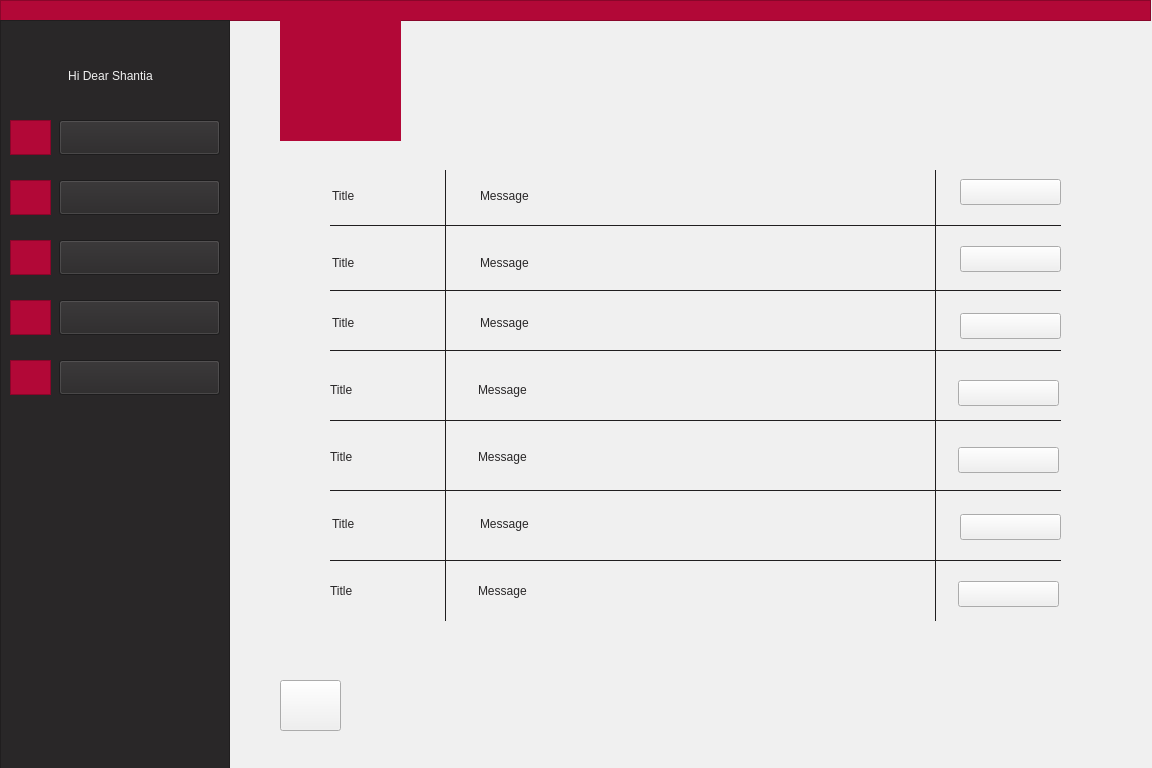
<?xml version="1.0" encoding="UTF-8"?>
<ui version="4.0">
 <class>adminMessages</class>
 <widget class="QWidget" name="adminMessages">
  <property name="geometry">
   <rect>
    <x>0</x>
    <y>0</y>
    <width>1152</width>
    <height>768</height>
   </rect>
  </property>
  <property name="minimumSize">
   <size>
    <width>1152</width>
    <height>768</height>
   </size>
  </property>
  <property name="windowTitle">
   <string>Form</string>
  </property>
  <property name="styleSheet">
   <string notr="true">background-color: rgb(240, 240, 240);</string>
  </property>
  <widget class="QLabel" name="label_9">
   <property name="geometry">
    <rect>
     <x>285</x>
     <y>20</y>
     <width>111</width>
     <height>111</height>
    </rect>
   </property>
   <property name="styleSheet">
    <string notr="true">background-color: rgb(178, 8, 55);</string>
   </property>
   <property name="text">
    <string/>
   </property>
   <property name="pixmap">
    <pixmap resource="pictures.qrc">:/logo/filename.jpg</pixmap>
   </property>
   <property name="scaledContents">
    <bool>true</bool>
   </property>
  </widget>
  <widget class="QFrame" name="frame">
   <property name="geometry">
    <rect>
     <x>0</x>
     <y>0</y>
     <width>1151</width>
     <height>21</height>
    </rect>
   </property>
   <property name="styleSheet">
    <string notr="true">background-color: rgb(178, 8, 55);
border-color: rgb(178, 8, 55);</string>
   </property>
   <property name="frameShape">
    <enum>QFrame::StyledPanel</enum>
   </property>
   <property name="frameShadow">
    <enum>QFrame::Raised</enum>
   </property>
  </widget>
  <widget class="QLabel" name="label">
   <property name="geometry">
    <rect>
     <x>280</x>
     <y>20</y>
     <width>121</width>
     <height>121</height>
    </rect>
   </property>
   <property name="styleSheet">
    <string notr="true">background-color: rgb(178, 8, 55);
border-color: rgb(178, 8, 55);
</string>
   </property>
   <property name="text">
    <string/>
   </property>
   <property name="pixmap">
    <pixmap>:/AjaxLogo/filename.jpg</pixmap>
   </property>
   <property name="scaledContents">
    <bool>true</bool>
   </property>
   <property name="alignment">
    <set>Qt::AlignCenter</set>
   </property>
  </widget>
  <widget class="QFrame" name="frame_2">
   <property name="geometry">
    <rect>
     <x>0</x>
     <y>20</y>
     <width>230</width>
     <height>768</height>
    </rect>
   </property>
   <property name="styleSheet">
    <string notr="true">background-color: rgb(41, 39, 40);
border-color: rgb(41, 39, 40);</string>
   </property>
   <property name="frameShape">
    <enum>QFrame::StyledPanel</enum>
   </property>
   <property name="frameShadow">
    <enum>QFrame::Raised</enum>
   </property>
   <widget class="QPushButton" name="pushButton">
    <property name="geometry">
     <rect>
      <x>59</x>
      <y>100</y>
      <width>161</width>
      <height>35</height>
     </rect>
    </property>
    <property name="styleSheet">
     <string notr="true">font: 11pt &quot;Montserrat&quot;;
</string>
    </property>
    <property name="text">
     <string/>
    </property>
   </widget>
   <widget class="QPushButton" name="pushButton_2">
    <property name="geometry">
     <rect>
      <x>59</x>
      <y>160</y>
      <width>161</width>
      <height>35</height>
     </rect>
    </property>
    <property name="styleSheet">
     <string notr="true">font: 11pt &quot;Montserrat&quot;;
</string>
    </property>
    <property name="text">
     <string/>
    </property>
   </widget>
   <widget class="QPushButton" name="pushButton_3">
    <property name="geometry">
     <rect>
      <x>59</x>
      <y>220</y>
      <width>161</width>
      <height>35</height>
     </rect>
    </property>
    <property name="styleSheet">
     <string notr="true">font: 11pt &quot;Montserrat&quot;;
</string>
    </property>
    <property name="text">
     <string/>
    </property>
   </widget>
   <widget class="QPushButton" name="pushButton_4">
    <property name="geometry">
     <rect>
      <x>59</x>
      <y>280</y>
      <width>161</width>
      <height>35</height>
     </rect>
    </property>
    <property name="styleSheet">
     <string notr="true">font: 11pt &quot;Montserrat&quot;;
</string>
    </property>
    <property name="text">
     <string/>
    </property>
   </widget>
   <widget class="QFrame" name="frame_3">
    <property name="geometry">
     <rect>
      <x>10</x>
      <y>100</y>
      <width>41</width>
      <height>35</height>
     </rect>
    </property>
    <property name="styleSheet">
     <string notr="true">background-color: rgb(178, 8, 55);
border-color: rgb(178, 8, 55);</string>
    </property>
    <property name="frameShape">
     <enum>QFrame::StyledPanel</enum>
    </property>
    <property name="frameShadow">
     <enum>QFrame::Raised</enum>
    </property>
    <widget class="QLabel" name="label_6">
     <property name="geometry">
      <rect>
       <x>5</x>
       <y>1</y>
       <width>31</width>
       <height>31</height>
      </rect>
     </property>
     <property name="styleSheet">
      <string notr="true"/>
     </property>
     <property name="text">
      <string/>
     </property>
     <property name="pixmap">
      <pixmap resource="icon.qrc">:/icon/profile.png</pixmap>
     </property>
     <property name="scaledContents">
      <bool>true</bool>
     </property>
    </widget>
   </widget>
   <widget class="QFrame" name="frame_5">
    <property name="geometry">
     <rect>
      <x>10</x>
      <y>160</y>
      <width>41</width>
      <height>35</height>
     </rect>
    </property>
    <property name="cursor">
     <cursorShape>ArrowCursor</cursorShape>
    </property>
    <property name="styleSheet">
     <string notr="true">background-color: rgb(178, 8, 55);
border-color: rgb(178, 8, 55);</string>
    </property>
    <property name="frameShape">
     <enum>QFrame::StyledPanel</enum>
    </property>
    <property name="frameShadow">
     <enum>QFrame::Raised</enum>
    </property>
    <widget class="QLabel" name="label_10">
     <property name="geometry">
      <rect>
       <x>5</x>
       <y>2</y>
       <width>31</width>
       <height>31</height>
      </rect>
     </property>
     <property name="text">
      <string/>
     </property>
     <property name="pixmap">
      <pixmap resource="icon.qrc">:/icon/message.png</pixmap>
     </property>
     <property name="scaledContents">
      <bool>true</bool>
     </property>
    </widget>
   </widget>
   <widget class="QFrame" name="frame_6">
    <property name="geometry">
     <rect>
      <x>10</x>
      <y>220</y>
      <width>41</width>
      <height>35</height>
     </rect>
    </property>
    <property name="styleSheet">
     <string notr="true">background-color: rgb(178, 8, 55);
border-color: rgb(178, 8, 55);</string>
    </property>
    <property name="frameShape">
     <enum>QFrame::StyledPanel</enum>
    </property>
    <property name="frameShadow">
     <enum>QFrame::Raised</enum>
    </property>
    <widget class="QLabel" name="label_7">
     <property name="geometry">
      <rect>
       <x>5</x>
       <y>2</y>
       <width>31</width>
       <height>31</height>
      </rect>
     </property>
     <property name="text">
      <string/>
     </property>
     <property name="pixmap">
      <pixmap resource="icon.qrc">:/icon/add-user.png</pixmap>
     </property>
     <property name="scaledContents">
      <bool>true</bool>
     </property>
    </widget>
   </widget>
   <widget class="QFrame" name="frame_7">
    <property name="geometry">
     <rect>
      <x>10</x>
      <y>280</y>
      <width>41</width>
      <height>35</height>
     </rect>
    </property>
    <property name="styleSheet">
     <string notr="true">background-color: rgb(178, 8, 55);
border-color: rgb(178, 8, 55);</string>
    </property>
    <property name="frameShape">
     <enum>QFrame::StyledPanel</enum>
    </property>
    <property name="frameShadow">
     <enum>QFrame::Raised</enum>
    </property>
    <widget class="QLabel" name="label_11">
     <property name="geometry">
      <rect>
       <x>5</x>
       <y>2</y>
       <width>31</width>
       <height>31</height>
      </rect>
     </property>
     <property name="text">
      <string/>
     </property>
     <property name="pixmap">
      <pixmap resource="icon.qrc">:/icon/upload-mail.png</pixmap>
     </property>
     <property name="scaledContents">
      <bool>true</bool>
     </property>
    </widget>
   </widget>
   <widget class="QLabel" name="label_2">
    <property name="geometry">
     <rect>
      <x>20</x>
      <y>40</y>
      <width>181</width>
      <height>31</height>
     </rect>
    </property>
    <property name="styleSheet">
     <string notr="true">font: 11pt &quot;Montserrat&quot;;
color: rgb(240, 240, 240);</string>
    </property>
    <property name="text">
     <string>Hi Dear Shantia</string>
    </property>
    <property name="alignment">
     <set>Qt::AlignCenter</set>
    </property>
   </widget>
   <widget class="QLabel" name="label_3">
    <property name="geometry">
     <rect>
      <x>100</x>
      <y>100</y>
      <width>81</width>
      <height>30</height>
     </rect>
    </property>
    <property name="autoFillBackground">
     <bool>false</bool>
    </property>
    <property name="styleSheet">
     <string notr="true">font: 11pt &quot;Montserrat&quot;;
color: rgb(240, 240, 240);</string>
    </property>
    <property name="lineWidth">
     <number>0</number>
    </property>
    <property name="text">
     <string>Profile</string>
    </property>
    <property name="alignment">
     <set>Qt::AlignCenter</set>
    </property>
   </widget>
   <widget class="QLabel" name="label_4">
    <property name="geometry">
     <rect>
      <x>90</x>
      <y>160</y>
      <width>101</width>
      <height>30</height>
     </rect>
    </property>
    <property name="styleSheet">
     <string notr="true">font: 11pt &quot;Montserrat&quot;;
color: rgb(240, 240, 240);</string>
    </property>
    <property name="text">
     <string>Messges</string>
    </property>
    <property name="alignment">
     <set>Qt::AlignCenter</set>
    </property>
   </widget>
   <widget class="QLabel" name="label_5">
    <property name="geometry">
     <rect>
      <x>90</x>
      <y>220</y>
      <width>111</width>
      <height>30</height>
     </rect>
    </property>
    <property name="styleSheet">
     <string notr="true">font: 11pt &quot;Montserrat&quot;;
color: rgb(240, 240, 240);</string>
    </property>
    <property name="text">
     <string>Add People</string>
    </property>
    <property name="alignment">
     <set>Qt::AlignCenter</set>
    </property>
   </widget>
   <widget class="QLabel" name="label_8">
    <property name="geometry">
     <rect>
      <x>70</x>
      <y>280</y>
      <width>141</width>
      <height>30</height>
     </rect>
    </property>
    <property name="styleSheet">
     <string notr="true">font: 11pt &quot;Montserrat&quot;;
color: rgb(240, 240, 240);</string>
    </property>
    <property name="text">
     <string>Send Assertion</string>
    </property>
    <property name="alignment">
     <set>Qt::AlignCenter</set>
    </property>
   </widget>
   <widget class="QFrame" name="frame_15">
    <property name="geometry">
     <rect>
      <x>10</x>
      <y>340</y>
      <width>41</width>
      <height>35</height>
     </rect>
    </property>
    <property name="styleSheet">
     <string notr="true">background-color: rgb(178, 8, 55);
border-color: rgb(178, 8, 55);</string>
    </property>
    <property name="frameShape">
     <enum>QFrame::StyledPanel</enum>
    </property>
    <property name="frameShadow">
     <enum>QFrame::Raised</enum>
    </property>
    <widget class="QLabel" name="label_20">
     <property name="geometry">
      <rect>
       <x>5</x>
       <y>2</y>
       <width>31</width>
       <height>31</height>
      </rect>
     </property>
     <property name="text">
      <string/>
     </property>
     <property name="pixmap">
      <pixmap resource="classIcon.qrc">:/classIcon/icons8-class-50.png</pixmap>
     </property>
     <property name="scaledContents">
      <bool>true</bool>
     </property>
    </widget>
   </widget>
   <widget class="QPushButton" name="pushButton_7">
    <property name="geometry">
     <rect>
      <x>59</x>
      <y>340</y>
      <width>161</width>
      <height>35</height>
     </rect>
    </property>
    <property name="styleSheet">
     <string notr="true">font: 11pt &quot;Montserrat&quot;;
</string>
    </property>
    <property name="text">
     <string/>
    </property>
   </widget>
   <widget class="QLabel" name="label_21">
    <property name="geometry">
     <rect>
      <x>90</x>
      <y>350</y>
      <width>101</width>
      <height>20</height>
     </rect>
    </property>
    <property name="styleSheet">
     <string notr="true">font: 11pt &quot;Montserrat&quot;;
color: rgb(240, 240, 240);</string>
    </property>
    <property name="text">
     <string>Add CLass</string>
    </property>
   </widget>
   <zorder>frame_5</zorder>
   <zorder>frame_6</zorder>
   <zorder>frame_7</zorder>
   <zorder>label_2</zorder>
   <zorder>label_3</zorder>
   <zorder>label_4</zorder>
   <zorder>label_5</zorder>
   <zorder>label_8</zorder>
   <zorder>frame_3</zorder>
   <zorder>pushButton</zorder>
   <zorder>pushButton_2</zorder>
   <zorder>pushButton_3</zorder>
   <zorder>pushButton_4</zorder>
   <zorder>frame_15</zorder>
   <zorder>label_21</zorder>
   <zorder>pushButton_7</zorder>
  </widget>
  <widget class="QLabel" name="msgtitle1">
   <property name="geometry">
    <rect>
     <x>332</x>
     <y>186</y>
     <width>81</width>
     <height>20</height>
    </rect>
   </property>
   <property name="styleSheet">
    <string notr="true">font: 9pt &quot;Montserrat&quot;;
color: rgb(41, 39, 40);</string>
   </property>
   <property name="text">
    <string>Title</string>
   </property>
  </widget>
  <widget class="QLabel" name="msg1">
   <property name="geometry">
    <rect>
     <x>480</x>
     <y>186</y>
     <width>421</width>
     <height>20</height>
    </rect>
   </property>
   <property name="styleSheet">
    <string notr="true">font: 9pt &quot;Montserrat&quot;;
color: rgb(41, 39, 40);</string>
   </property>
   <property name="text">
    <string>Message </string>
   </property>
  </widget>
  <widget class="QPushButton" name="msgbtn1">
   <property name="geometry">
    <rect>
     <x>960</x>
     <y>179</y>
     <width>101</width>
     <height>26</height>
    </rect>
   </property>
   <property name="text">
    <string/>
   </property>
  </widget>
  <widget class="QLabel" name="msg2">
   <property name="geometry">
    <rect>
     <x>480</x>
     <y>253</y>
     <width>421</width>
     <height>20</height>
    </rect>
   </property>
   <property name="styleSheet">
    <string notr="true">font: 9pt &quot;Montserrat&quot;;
color: rgb(41, 39, 40);</string>
   </property>
   <property name="text">
    <string>Message </string>
   </property>
  </widget>
  <widget class="QLabel" name="msgtitle2">
   <property name="geometry">
    <rect>
     <x>332</x>
     <y>253</y>
     <width>81</width>
     <height>20</height>
    </rect>
   </property>
   <property name="styleSheet">
    <string notr="true">font: 9pt &quot;Montserrat&quot;;
color: rgb(41, 39, 40);</string>
   </property>
   <property name="text">
    <string>Title</string>
   </property>
  </widget>
  <widget class="QPushButton" name="msgbtn2">
   <property name="geometry">
    <rect>
     <x>960</x>
     <y>246</y>
     <width>101</width>
     <height>26</height>
    </rect>
   </property>
   <property name="text">
    <string/>
   </property>
  </widget>
  <widget class="QLabel" name="msg3">
   <property name="geometry">
    <rect>
     <x>480</x>
     <y>313</y>
     <width>421</width>
     <height>20</height>
    </rect>
   </property>
   <property name="styleSheet">
    <string notr="true">font: 9pt &quot;Montserrat&quot;;
color: rgb(41, 39, 40);</string>
   </property>
   <property name="text">
    <string>Message </string>
   </property>
  </widget>
  <widget class="QLabel" name="msgtitle3">
   <property name="geometry">
    <rect>
     <x>332</x>
     <y>313</y>
     <width>81</width>
     <height>20</height>
    </rect>
   </property>
   <property name="styleSheet">
    <string notr="true">font: 9pt &quot;Montserrat&quot;;
color: rgb(41, 39, 40);</string>
   </property>
   <property name="text">
    <string>Title</string>
   </property>
  </widget>
  <widget class="QPushButton" name="msgbtn3">
   <property name="geometry">
    <rect>
     <x>960</x>
     <y>313</y>
     <width>101</width>
     <height>26</height>
    </rect>
   </property>
   <property name="text">
    <string/>
   </property>
  </widget>
  <widget class="QLabel" name="msg4">
   <property name="geometry">
    <rect>
     <x>478</x>
     <y>380</y>
     <width>421</width>
     <height>20</height>
    </rect>
   </property>
   <property name="styleSheet">
    <string notr="true">font: 9pt &quot;Montserrat&quot;;
color: rgb(41, 39, 40);</string>
   </property>
   <property name="text">
    <string>Message </string>
   </property>
  </widget>
  <widget class="QLabel" name="msgtitle4">
   <property name="geometry">
    <rect>
     <x>330</x>
     <y>380</y>
     <width>81</width>
     <height>20</height>
    </rect>
   </property>
   <property name="styleSheet">
    <string notr="true">font: 9pt &quot;Montserrat&quot;;
color: rgb(41, 39, 40);</string>
   </property>
   <property name="text">
    <string>Title</string>
   </property>
  </widget>
  <widget class="QPushButton" name="msgbtn4">
   <property name="geometry">
    <rect>
     <x>958</x>
     <y>380</y>
     <width>101</width>
     <height>26</height>
    </rect>
   </property>
   <property name="text">
    <string/>
   </property>
  </widget>
  <widget class="QLabel" name="msg5">
   <property name="geometry">
    <rect>
     <x>478</x>
     <y>447</y>
     <width>421</width>
     <height>20</height>
    </rect>
   </property>
   <property name="styleSheet">
    <string notr="true">font: 9pt &quot;Montserrat&quot;;
color: rgb(41, 39, 40);</string>
   </property>
   <property name="text">
    <string>Message </string>
   </property>
  </widget>
  <widget class="QLabel" name="msgtitle5">
   <property name="geometry">
    <rect>
     <x>330</x>
     <y>447</y>
     <width>81</width>
     <height>20</height>
    </rect>
   </property>
   <property name="styleSheet">
    <string notr="true">font: 9pt &quot;Montserrat&quot;;
color: rgb(41, 39, 40);</string>
   </property>
   <property name="text">
    <string>Title</string>
   </property>
  </widget>
  <widget class="QPushButton" name="msgbtn5">
   <property name="geometry">
    <rect>
     <x>958</x>
     <y>447</y>
     <width>101</width>
     <height>26</height>
    </rect>
   </property>
   <property name="text">
    <string/>
   </property>
  </widget>
  <widget class="QLabel" name="msg6">
   <property name="geometry">
    <rect>
     <x>480</x>
     <y>514</y>
     <width>421</width>
     <height>20</height>
    </rect>
   </property>
   <property name="styleSheet">
    <string notr="true">font: 9pt &quot;Montserrat&quot;;
color: rgb(41, 39, 40);</string>
   </property>
   <property name="text">
    <string>Message </string>
   </property>
  </widget>
  <widget class="QLabel" name="msgtitle6">
   <property name="geometry">
    <rect>
     <x>332</x>
     <y>514</y>
     <width>81</width>
     <height>20</height>
    </rect>
   </property>
   <property name="styleSheet">
    <string notr="true">font: 9pt &quot;Montserrat&quot;;
color: rgb(41, 39, 40);</string>
   </property>
   <property name="text">
    <string>Title</string>
   </property>
  </widget>
  <widget class="QPushButton" name="msgbtn6">
   <property name="geometry">
    <rect>
     <x>960</x>
     <y>514</y>
     <width>101</width>
     <height>26</height>
    </rect>
   </property>
   <property name="text">
    <string/>
   </property>
  </widget>
  <widget class="QLabel" name="msgtitle7">
   <property name="geometry">
    <rect>
     <x>330</x>
     <y>581</y>
     <width>81</width>
     <height>20</height>
    </rect>
   </property>
   <property name="styleSheet">
    <string notr="true">font: 9pt &quot;Montserrat&quot;;
color: rgb(41, 39, 40);</string>
   </property>
   <property name="text">
    <string>Title</string>
   </property>
  </widget>
  <widget class="QPushButton" name="msgbtn7">
   <property name="geometry">
    <rect>
     <x>958</x>
     <y>581</y>
     <width>101</width>
     <height>26</height>
    </rect>
   </property>
   <property name="text">
    <string/>
   </property>
  </widget>
  <widget class="QLabel" name="msg7">
   <property name="geometry">
    <rect>
     <x>478</x>
     <y>581</y>
     <width>421</width>
     <height>20</height>
    </rect>
   </property>
   <property name="styleSheet">
    <string notr="true">font: 9pt &quot;Montserrat&quot;;
color: rgb(41, 39, 40);</string>
   </property>
   <property name="text">
    <string>Message </string>
   </property>
  </widget>
  <widget class="QLabel" name="label_14">
   <property name="geometry">
    <rect>
     <x>280</x>
     <y>680</y>
     <width>41</width>
     <height>46</height>
    </rect>
   </property>
   <property name="styleSheet">
    <string>font: 9pt &quot;Montserrat&quot;;
color: rgb(178, 8, 55);</string>
   </property>
   <property name="text">
    <string/>
   </property>
   <property name="pixmap">
    <pixmap resource="arrowIcon.qrc">:/new/prefix1/icons8-left-arrow-50.png</pixmap>
   </property>
   <property name="scaledContents">
    <bool>true</bool>
   </property>
  </widget>
  <widget class="QPushButton" name="backToMenu">
   <property name="geometry">
    <rect>
     <x>280</x>
     <y>680</y>
     <width>61</width>
     <height>51</height>
    </rect>
   </property>
   <property name="text">
    <string/>
   </property>
  </widget>
  <widget class="QLabel" name="label_12">
   <property name="geometry">
    <rect>
     <x>960</x>
     <y>183</y>
     <width>101</width>
     <height>20</height>
    </rect>
   </property>
   <property name="styleSheet">
    <string notr="true">font: 9pt &quot;Montserrat&quot;;
color: rgb(178, 8, 55);</string>
   </property>
   <property name="text">
    <string>Watch More</string>
   </property>
  </widget>
  <widget class="QLabel" name="label_13">
   <property name="geometry">
    <rect>
     <x>960</x>
     <y>250</y>
     <width>101</width>
     <height>20</height>
    </rect>
   </property>
   <property name="styleSheet">
    <string notr="true">font: 9pt &quot;Montserrat&quot;;
color: rgb(178, 8, 55);</string>
   </property>
   <property name="text">
    <string>Watch More</string>
   </property>
  </widget>
  <widget class="QLabel" name="label_15">
   <property name="geometry">
    <rect>
     <x>960</x>
     <y>317</y>
     <width>101</width>
     <height>20</height>
    </rect>
   </property>
   <property name="styleSheet">
    <string notr="true">font: 9pt &quot;Montserrat&quot;;
color: rgb(178, 8, 55);</string>
   </property>
   <property name="text">
    <string>Watch More</string>
   </property>
  </widget>
  <widget class="QLabel" name="label_16">
   <property name="geometry">
    <rect>
     <x>960</x>
     <y>384</y>
     <width>101</width>
     <height>20</height>
    </rect>
   </property>
   <property name="styleSheet">
    <string notr="true">font: 9pt &quot;Montserrat&quot;;
color: rgb(178, 8, 55);</string>
   </property>
   <property name="text">
    <string>Watch More</string>
   </property>
  </widget>
  <widget class="QLabel" name="label_17">
   <property name="geometry">
    <rect>
     <x>960</x>
     <y>451</y>
     <width>101</width>
     <height>20</height>
    </rect>
   </property>
   <property name="styleSheet">
    <string notr="true">font: 9pt &quot;Montserrat&quot;;
color: rgb(178, 8, 55);</string>
   </property>
   <property name="text">
    <string>Watch More</string>
   </property>
  </widget>
  <widget class="QLabel" name="label_18">
   <property name="geometry">
    <rect>
     <x>960</x>
     <y>518</y>
     <width>101</width>
     <height>20</height>
    </rect>
   </property>
   <property name="styleSheet">
    <string notr="true">font: 9pt &quot;Montserrat&quot;;
color: rgb(178, 8, 55);</string>
   </property>
   <property name="text">
    <string>Watch More</string>
   </property>
  </widget>
  <widget class="QLabel" name="label_19">
   <property name="geometry">
    <rect>
     <x>960</x>
     <y>585</y>
     <width>101</width>
     <height>20</height>
    </rect>
   </property>
   <property name="styleSheet">
    <string notr="true">font: 9pt &quot;Montserrat&quot;;
color: rgb(178, 8, 55);</string>
   </property>
   <property name="text">
    <string>Watch More</string>
   </property>
  </widget>
  <widget class="QFrame" name="frame_4">
   <property name="geometry">
    <rect>
     <x>330</x>
     <y>225</y>
     <width>731</width>
     <height>1</height>
    </rect>
   </property>
   <property name="styleSheet">
    <string notr="true">background-color: rgb(41, 39, 40);
border-color: rgb(41, 39, 40);</string>
   </property>
   <property name="frameShape">
    <enum>QFrame::StyledPanel</enum>
   </property>
   <property name="frameShadow">
    <enum>QFrame::Raised</enum>
   </property>
  </widget>
  <widget class="QFrame" name="frame_8">
   <property name="geometry">
    <rect>
     <x>330</x>
     <y>290</y>
     <width>731</width>
     <height>1</height>
    </rect>
   </property>
   <property name="styleSheet">
    <string notr="true">background-color: rgb(41, 39, 40);
border-color: rgb(41, 39, 40);</string>
   </property>
   <property name="frameShape">
    <enum>QFrame::StyledPanel</enum>
   </property>
   <property name="frameShadow">
    <enum>QFrame::Raised</enum>
   </property>
  </widget>
  <widget class="QFrame" name="frame_9">
   <property name="geometry">
    <rect>
     <x>330</x>
     <y>350</y>
     <width>731</width>
     <height>1</height>
    </rect>
   </property>
   <property name="styleSheet">
    <string notr="true">background-color: rgb(41, 39, 40);
border-color: rgb(41, 39, 40);</string>
   </property>
   <property name="frameShape">
    <enum>QFrame::StyledPanel</enum>
   </property>
   <property name="frameShadow">
    <enum>QFrame::Raised</enum>
   </property>
  </widget>
  <widget class="QFrame" name="frame_10">
   <property name="geometry">
    <rect>
     <x>330</x>
     <y>420</y>
     <width>731</width>
     <height>1</height>
    </rect>
   </property>
   <property name="styleSheet">
    <string notr="true">background-color: rgb(41, 39, 40);
border-color: rgb(41, 39, 40);</string>
   </property>
   <property name="frameShape">
    <enum>QFrame::StyledPanel</enum>
   </property>
   <property name="frameShadow">
    <enum>QFrame::Raised</enum>
   </property>
  </widget>
  <widget class="QFrame" name="frame_11">
   <property name="geometry">
    <rect>
     <x>330</x>
     <y>490</y>
     <width>731</width>
     <height>1</height>
    </rect>
   </property>
   <property name="styleSheet">
    <string notr="true">background-color: rgb(41, 39, 40);
border-color: rgb(41, 39, 40);</string>
   </property>
   <property name="frameShape">
    <enum>QFrame::StyledPanel</enum>
   </property>
   <property name="frameShadow">
    <enum>QFrame::Raised</enum>
   </property>
  </widget>
  <widget class="QFrame" name="frame_12">
   <property name="geometry">
    <rect>
     <x>330</x>
     <y>560</y>
     <width>731</width>
     <height>1</height>
    </rect>
   </property>
   <property name="styleSheet">
    <string notr="true">background-color: rgb(41, 39, 40);
border-color: rgb(41, 39, 40);</string>
   </property>
   <property name="frameShape">
    <enum>QFrame::StyledPanel</enum>
   </property>
   <property name="frameShadow">
    <enum>QFrame::Raised</enum>
   </property>
  </widget>
  <widget class="QFrame" name="frame_13">
   <property name="geometry">
    <rect>
     <x>935</x>
     <y>170</y>
     <width>1</width>
     <height>451</height>
    </rect>
   </property>
   <property name="styleSheet">
    <string notr="true">background-color: rgb(41, 39, 40);
border-color: rgb(41, 39, 40);</string>
   </property>
   <property name="frameShape">
    <enum>QFrame::StyledPanel</enum>
   </property>
   <property name="frameShadow">
    <enum>QFrame::Raised</enum>
   </property>
  </widget>
  <widget class="QFrame" name="frame_14">
   <property name="geometry">
    <rect>
     <x>445</x>
     <y>170</y>
     <width>1</width>
     <height>451</height>
    </rect>
   </property>
   <property name="styleSheet">
    <string notr="true">background-color: rgb(41, 39, 40);
border-color: rgb(41, 39, 40);</string>
   </property>
   <property name="frameShape">
    <enum>QFrame::StyledPanel</enum>
   </property>
   <property name="frameShadow">
    <enum>QFrame::Raised</enum>
   </property>
  </widget>
  <zorder>frame</zorder>
  <zorder>label</zorder>
  <zorder>frame_2</zorder>
  <zorder>label_9</zorder>
  <zorder>msgtitle1</zorder>
  <zorder>msg1</zorder>
  <zorder>msg2</zorder>
  <zorder>msgtitle2</zorder>
  <zorder>msg3</zorder>
  <zorder>msgtitle3</zorder>
  <zorder>msg4</zorder>
  <zorder>msgtitle4</zorder>
  <zorder>msg5</zorder>
  <zorder>msgtitle5</zorder>
  <zorder>msg6</zorder>
  <zorder>msgtitle6</zorder>
  <zorder>msgtitle7</zorder>
  <zorder>msg7</zorder>
  <zorder>label_14</zorder>
  <zorder>backToMenu</zorder>
  <zorder>label_12</zorder>
  <zorder>label_13</zorder>
  <zorder>label_15</zorder>
  <zorder>label_16</zorder>
  <zorder>label_17</zorder>
  <zorder>label_18</zorder>
  <zorder>label_19</zorder>
  <zorder>msgbtn6</zorder>
  <zorder>msgbtn2</zorder>
  <zorder>msgbtn7</zorder>
  <zorder>msgbtn3</zorder>
  <zorder>msgbtn1</zorder>
  <zorder>msgbtn5</zorder>
  <zorder>msgbtn4</zorder>
  <zorder>frame_4</zorder>
  <zorder>frame_8</zorder>
  <zorder>frame_9</zorder>
  <zorder>frame_10</zorder>
  <zorder>frame_11</zorder>
  <zorder>frame_12</zorder>
  <zorder>frame_13</zorder>
  <zorder>frame_14</zorder>
 </widget>
 <resources>
  <include location="icon.qrc"/>
  <include location="classIcon.qrc"/>
  <include location="pictures.qrc"/>
  <include location="arrowIcon.qrc"/>
 </resources>
 <connections/>
</ui>
